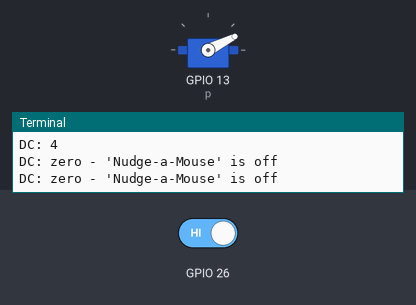
This program was run on a simulated Raspberry Pi (BCM pin numbers). On the bench: servo, the last lines printed to the terminal. The test bench sets the inputs (shaded band); at power-on: GPIO 26 HIGH. Servo angles are drawn from the pulse width (0.5 ms = 0°, 2.5 ms = 180°).

Above: at 1.2 s.
1.3 s: GPIO 26 driven LOW
At 4.05 s:
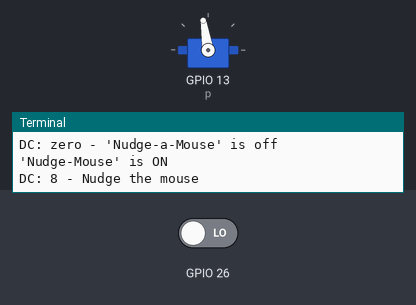
Timing chart, 0 to 5.6 s (numbered marks = the images above; inputs shaded):
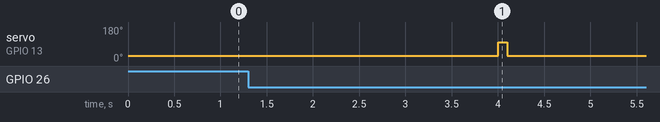

The program:

servo_test.py
```python
# Using Parallax Basic Stamp servo
# 50 Hz (20 ms) pulse train
# Min duty cycle: 2.5 (0.5 ms pulse)
# Max duty cycle: 10 (2.0 ms pulse)
# 9v DC power (grounded to rPi GND)

import RPi.GPIO as GPIO
import time

GPIO.setmode(GPIO.BCM)
GPIO.setup(13, GPIO.OUT)   # Set up PWM pin for the servo
p = GPIO.PWM(13, 50)       # Set up the pulse train at 50Hz (20 ms)

GPIO.setup(26, GPIO.IN)    # Set up the activate button

# Start the servo with 4% duty cyle: 4% * 20ms = 0.8 ms DC
p.start(4)
print("DC: 4")


try:
    while True:
        while GPIO.input(26) == 0:

# 8% duty cyle: 8% * 20ms = 1.6 ms DC
            print ("'Nudge-Mouse' is ON")
            time.sleep(2)

            p.ChangeDutyCycle(8)
            print("DC: 8 - Nudge the mouse")
            time.sleep(0.1)

            p.ChangeDutyCycle(4)
            print("DC: 4 - Return")
            time.sleep(0.5) #Return to start

            p.ChangeDutyCycle(0) # Zero duty cycle  while waiting with switch on
            print ("Wait a minute-ish before nudging the mouse again...")
            time.sleep(5)

# Zero duty cycle to stop pwm while waiting (no jitter)
        p.ChangeDutyCycle(0)
        print("DC: zero - 'Nudge-a-Mouse' is off")
        time.sleep(1)

except KeyboardInterrupt:
    p.stop()
    GPIO.cleanup()
```

Measured:
- after the input at 1.3 s, servo on GPIO 13 (p): 27° → 99° after 2.7 s, → 27° 0.10 s later
